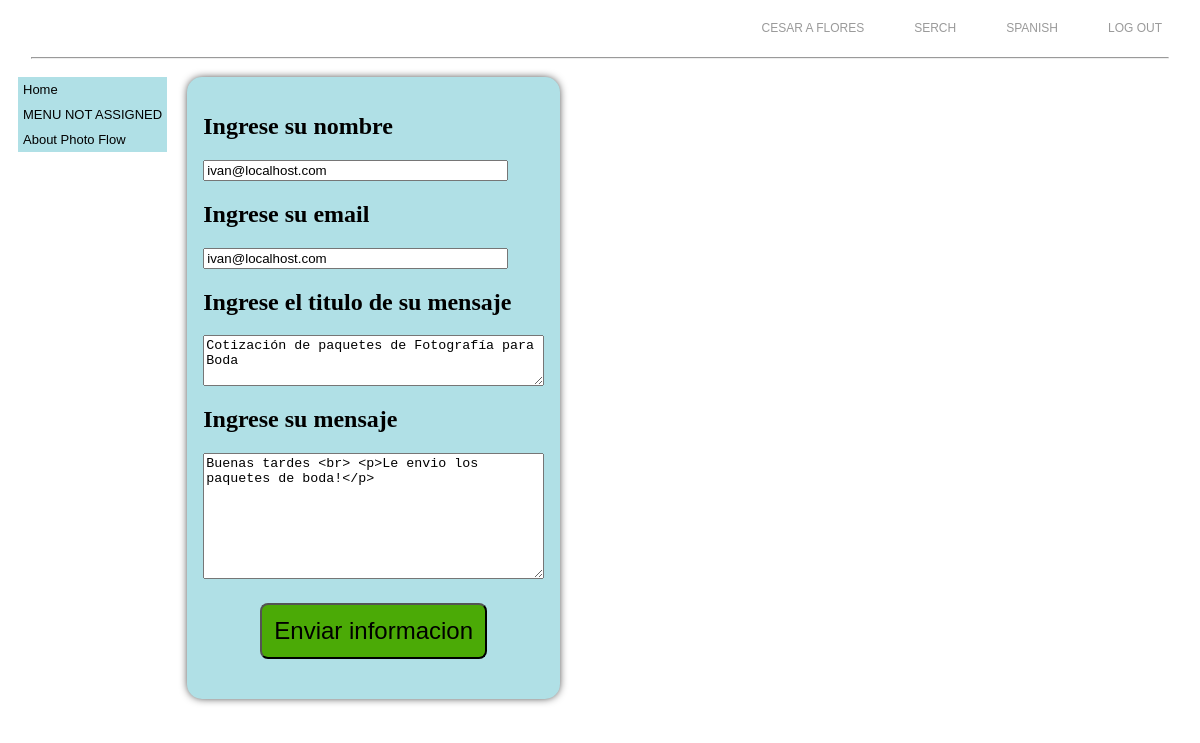
/photo_flow/pf_content/pf_send_mail.php (signed in), run on the app's committed database.
### tables this page shows
CREATE TABLE pf_email_config (
	id_flow INT(8) NOT NULL,
    id_phase INT(8) NOT NULL,
    m_from VARCHAR(60) NOT NULL,
    m_subject VARCHAR(250),
	message VARCHAR(4000),
    format VARCHAR(10) NOT NULL,
    attachment VARCHAR(250)
);

### photo_flow/pf_include/pf_main_head.php (called while the page is built, shortened)
<?php
$array_label = parse_ini_file("../pf_include/lang/labels".$_SESSION['pf_local_lang'].".ini");

### photo_flow/pf_include/pf_send_email_datos.php (called while the page is built, shortened)
<?php
$r=array();
$sql="SELECT * FROM pf_email_config  where id_flow=1;";
$resultado=mysql_query($sql);
while ($row = mysql_fetch_assoc($resultado)) {
foreach ($row as $key => $value) {
array_push($r,$value);
}
}
 $nombre_mail="$r[2]";
 $mail_mail="$r[2]";
 $mensaje_email="$r[4]";
 $titulo_mensaje_mail="$r[3]";
?>

### photo_flow/pf_content/pf_send_mail.php (the view, shortened to what this page needs)
<?php
include '../pf_include/pf_main_head.php';
include '../pf_include/pf_send_email_datos.php';
?>
<html>
    <head>
    </head>
    <body onload="showDiv('<?php echo isset($show_div_load)?$show_div_load:''; ?>');">
        <div id="templateInfo">
            <div>
                <ul class="navigation">
                    <li class="option"><a href="#"><?php echo $_SESSION["pf_name_user"]; ?></a></li>
                    <li class="option"><a href="#"><?php echo $array_label['nav_search']; ?></a></li>
                    <li class="option"><a href="#"><?php echo $array_label['nav_language']; ?></a></li>
                    <li class="option"><a href="pf_logout.php"><?php echo $array_label['nav_logout']; ?></a></li>
                </ul>
            </div>
    </div>
        <div id="clearance">&nbsp;</div>
        <div>
            <hr class="hr" align="center" width="96%">
        </div>
        <div id="contenedor-mains">
            <div class="pf_column">
                <div class="pf_div_menu" onclick="redirect('dwt_home');">
                    <?php echo $array_label['menu_home']; ?>
                </div>
                <?php
                foreach ($a_menu as &$valor) {
                    echo "<div class='pf_div_menu' onclick=\"redirect('dwt_".$valor['id_group_phase']."');\">".$valor['label']."</div>";
                }
                ?>
                <div class="pf_div_menu" onclick="redirect('dwt_about');">
                    <?php echo $array_label['menu_about']; ?>
                </div>
            </div>
            <div class="pf_column">
            <FORM class="pf_mail" method="post" action="pf_send_mail.php">
                <h2 >Ingrese su nombre <br/></h2><input name="pf_nombre_email" value=<?php echo "$nombre_mail" ?> type="text" size="35">
                <h2>Ingrese su email <br/></h2><input name="pf_email_email" value=<?php echo "$mail_mail" ?> type="text" size="35">
                <h2>Ingrese el titulo de su mensaje <br/></h2>
                <TEXTAREA NAME="pf_mensaje_email_TITLE" ROWS="3" COLS="40" ><?php echo "$titulo_mensaje_mail" ?></TEXTAREA>
                <h2>Ingrese su mensaje </h2>
                <TEXTAREA NAME="pf_mensaje_email_CONTENT" ROWS="8" COLS="40"><?php echo "$mensaje_email" ?></TEXTAREA>
                <br/><center><input type="Submit" name="pf_enviar_datos_email_boton" value="Enviar informacion" style="background-color:#4BAA06;padding:0.5em;margin:1em;border-radius:8px;font-size:24px;input:hover{background-color:#ffff;}">
</center>
                </FORM>
            </div>
        </div>
    </body>
</html>

### photo_flow/pf_include/css/pf_basic.css (style rules this page uses)
.pf_div_menu { font-family: verdana,arial,sans-serif; font-size:13px; text-align: left; cursor: pointer; border-style: solid; border-width: 5px; border-color: #b0e0e6; background-color:#b0e0e6; }
#clearance { height: 41px; }
div#templateInfo div ul.navigation { list-style-type: none; margin: 0; padding: 0; float: right; height: 41px; line-height: 41px; }
div#templateInfo div ul.navigation li { float: left; height: 41px; line-height: 41px; margin-left: 10px; width: auto; }
div#templateInfo div ul.navigation li a { display: block; text-decoration: none; height: 41px; line-height: 41px; padding: 0 30px 0 10px; font-family: Arial; font-size: 12px; color: #9a9a9a; text-transform: uppercase; }
div#templateInfo div ul.navigation li.option a { background-repeat: no-repeat; height: 41px; }
#contenedor-mains { background:#000; //width:450px; }
.pf_column { border-style: inset; border-width: 0px; background:#fff; //width:120px; margin:10px; float:left; }
.pf_mail { background:#B0E0E6; border-radius: 15px; box-shadow: -webkit-box-shadow: 0px 0px 10px -2px black; box-shadow-moz-box-shadow: 0px 0px 10px -2px black; box-shadow: 0px 0px 10px -2px black; padding: 1em; }

### data on the page
pf_email_config: pf_nombre_email "ivan@localhost.com", pf_email_email "ivan@localhost.com", pf_mensaje_email_TITLE "Cotización de paquetes de Fotografía para Boda", pf_mensaje_email_CONTENT "Buenas tardes <br> <p>Le envio los paquetes de boda!</p>"

### other printed values
$_SESSION["pf_name_user"] "CESAR A FLORES"
$array_label['nav_search'] "SERCH"
$array_label['nav_language'] "SPANISH"
$array_label['nav_logout'] "LOG OUT"
$array_label['menu_home'] "Home"
$valor['label'] "MENU NOT ASSIGNED"
$array_label['menu_about'] "About Photo Flow"
